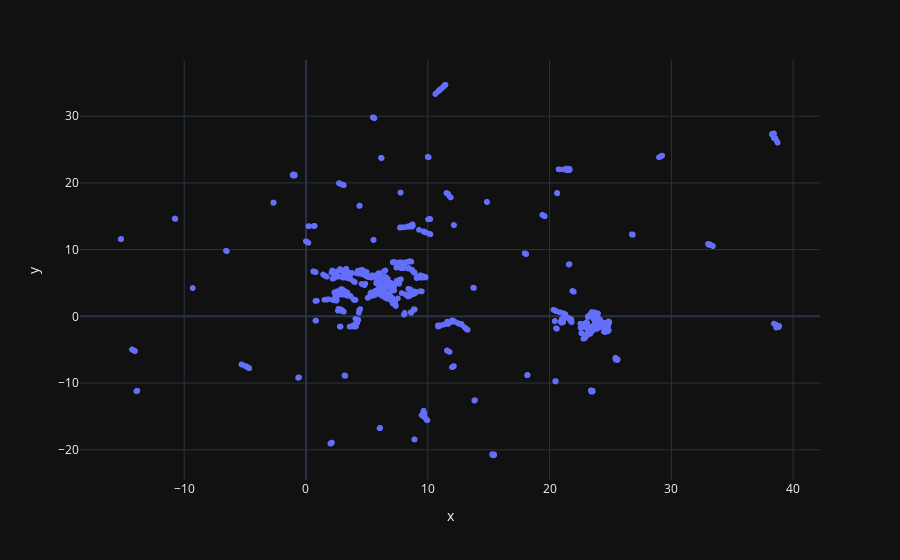

Notebook code for this chart:
### Code cell
fig = px.scatter(x=embedding[:, 0], y=embedding[:, 1])
fig.show()

### Figure 1 — Plotly figure (JSON) as saved in the notebook; plotly's stock layout.template omitted (floating-point values rounded to 4 significant figures; data arrays with more than 128 entries replaced by an {"elided": "..."} marker saying what was removed)
{"data": [{"hovertemplate": "x=%{x}<br>y=%{y}<extra></extra>", "legendgroup": "", "marker": {"color": "#636efa", "symbol": "circle"}, "mode": "markers", "name": "", "showlegend": false, "type": "scattergl", "x": {"elided": "3116 float values"}, "xaxis": "x", "y": {"elided": "3116 float values"}, "yaxis": "y"}], "layout": {"legend": {"tracegroupgap": 0}, "margin": {"t": 60}, "xaxis": {"anchor": "y", "domain": [0, 1], "title": {"text": "x"}}, "yaxis": {"anchor": "x", "domain": [0, 1], "title": {"text": "y"}}}}
